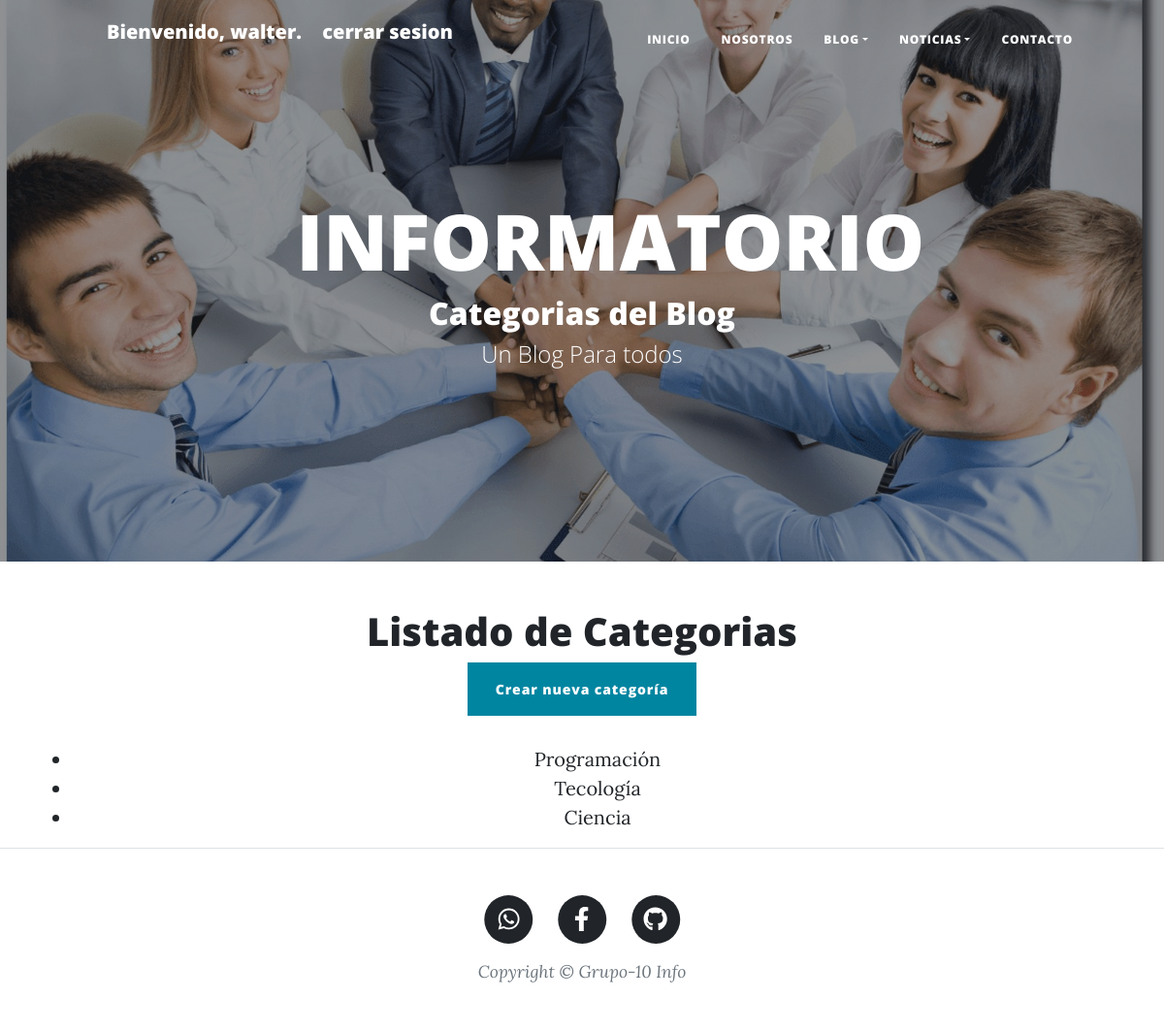
/blogpost/categorias/ (signed in), run on the app's committed database.
### apps/usuarios/models.py (models this page shows, shortened)
class Usuario(AbstractUser):
    PERFIL_CHOICES = (
        ('visitante', 'Visitante'),
        ('miembro', 'Miembro'),
        ('colaborador', 'Colaborador'),
    )
    imagen = models.ImageField(upload_to='usuarios/', null=True, blank=True)
    facebook = models.CharField(max_length=100, null=True, blank=True)
    whatsapp = models.CharField(max_length=100, null=True, blank=True)
    instagram = models.CharField(max_length=100, null=True, blank=True)
    perfil = models.CharField(max_length=12, choices=PERFIL_CHOICES, default='visitante')

### apps/blogpost/models.py (models this page shows, shortened)
class Categoria(models.Model):
    nombre = models.CharField(max_length=100)

### apps/blogpost/views.py (the view)
# urls.py: path('categorias/', views.categoria_listar, name='categoria_listar'),
@login_required
@user_passes_test(es_colaborador)
def categoria_listar(request):
    categorias = Categoria.objects.all()
    return render(request, 'blogpost/categorias_Blog/listar_categoria.html', {'categorias': categorias})

### apps/usuarios/utilidades.py (called while the page is built)
def es_colaborador(user):
    return user.is_authenticated and user.perfil == 'colaborador'

### blog/contexto_processo.py (called while the page is built)
def logged_in_user(request):
    return {'logged_in_user': request.user}

### templates/blogpost/categorias_Blog/listar_categoria.html (shortened to what this page needs)
{%extends 'base2.html' %}
{% load static %}
{%block head %}
<header class="masthead" style="background-image: url('static/image/home Grupo10.jpg')">
  <div class="container position-relative px-4 px-lg-5">
      <div class="row gx-4 gx-lg-5 justify-content-center">
          <div class="col-md-10 col-lg-8 col-xl-7">
              <div class="site-heading">
                  <h1>INFORMATORIO</h1>
                  <h2>Categorias del Blog</h2>
                  <span class="subheading">Un Blog Para todos</span>
              </div>
          </div>
      </div>
  </div>
</header>
{% endblock head%}
{% block contenido %}
  <div class="container text-center">
    <h1>Listado de Categorias</h1>
    <a href="{% url 'blogpost:categoria_crear' %}" class="btn btn-primary">Crear nueva categoría</a>
    <br><br>
    <ul>
        {% for categoria in categorias %}
            <li><a href="{% url 'blogpost:categoria_detalle' categoria.pk %}">{{ categoria.nombre }}</a></li>
        {% endfor %}
    </ul>
  </div>
{% endblock contenido %}

### templates/base2.html (shortened to what this page needs)
{% load static %}
<!DOCTYPE html>
<html lang="en">
<head>
    <link rel="stylesheet" href="{% static 'css/styles2.css' %}">
</head>
<head>
    {% block head %} {% endblock head %}
</head>
<body>
    <nav class="navbar navbar-expand-lg navbar-light" id="mainNav">
        <div class="container px-4 px-lg-5">
            <ul>
                {% if user.is_authenticated %}
                <a class="navbar-brand" >Bienvenido, {{ logged_in_user.username }}.</a>
                <a class="navbar-brand"  href="{% url 'logout' %}">cerrar sesion</a>
                {% endif %}
           </ul>
            <div class="collapse navbar-collapse" id="navbarResponsive">
                <ul class="navbar-nav ms-auto py-4 py-lg-0">
                    <li class="nav-item " ><a class="nav-link px-lg-3 py-3 py-lg-4 " href="{%url 'inicio2'%}">Inicio </a></li>
                    <li class="nav-item "><a class="nav-link px-lg-3 py-3 py-lg-4" href="{%url 'nosotros2'%}">Nosotros</a></li>
                    <li class="nav-item dropdown">
                        <a class="nav-link dropdown-toggle px-lg-3 py-3 py-lg-4" id="navbarDropdown" href="" role="button" data-bs-toggle="dropdown" aria-expanded="false">Blog</a>
                    </li>
                    <li class="nav-item dropdown">
                        <a class="nav-link dropdown-toggle px-lg-3 py-3 py-lg-4" id="navbarDropdown" href="" role="button" data-bs-toggle="dropdown" aria-expanded="false">Noticias</a>
                    </li>
                    <li class="nav-item"><a class="nav-link px-lg-3 py-3 py-lg-4" href="{% url 'contactos:contacto' %}">Contacto</a></li>
                </ul>
            </div>
        </div>
    </nav>
    {% block contenido %}
    {%endblock contenido %}
</body>
<footer class="border-top">
    <div class="container px-4 px-lg-5">
        <div class="row gx-4 gx-lg-5 justify-content-center">
            <div class="col-md-10 col-lg-8 col-xl-7">
                <ul class="list-inline text-center">
                    <li class="list-inline-item">
                        <a href="https://wa.me/3731621905">
                            <span class="fa-stack fa-lg">
                                <i class="fas fa-circle fa-stack-2x"></i>
                                <i class="fab fa-whatsapp fa-stack-1x fa-inverse"></i>
                            </span>
                        </a>
                    </li>
                    <li class="list-inline-item">
                        <a href="https://www.facebook.com/waltergarnero">
                            <span class="fa-stack fa-lg">
                                <i class="fas fa-circle fa-stack-2x"></i>
                                <i class="fab fa-facebook-f fa-stack-1x fa-inverse"></i>
                            </span>
                        </a>
                    </li>
                    <li class="list-inline-item">
                        <a href="https://github.com/garneromariano/desafio_13">
                            <span class="fa-stack fa-lg">
                                <i class="fas fa-circle fa-stack-2x"></i>
                                <i class="fab fa-github fa-stack-1x fa-inverse"></i>
                            </span>
                        </a>
                    </li>
                </ul>
                <div class="small text-center text-muted fst-italic">Copyright &copy; Grupo-10 Info</div>
            </div>
        </div>
    </div>
</footer>
</html>

### data on the page
Usuario: username "walter"
Categoria: nombre "Programación"
Categoria: nombre "Tecología"
Categoria: nombre "Ciencia"
